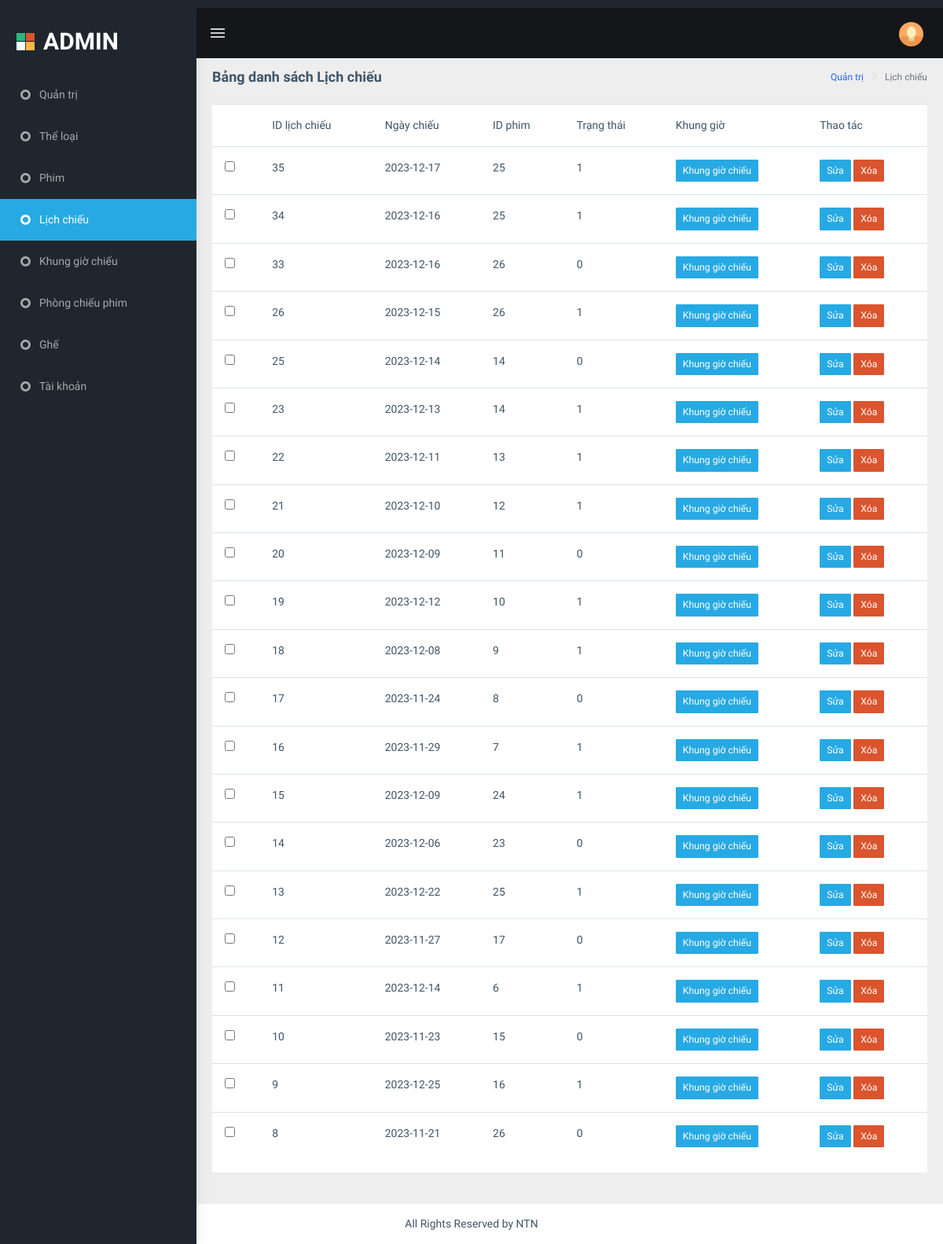
The app's page /admin/index.php?act=list_lichchieu with its own data.
### tables this page shows
CREATE TABLE `lich_chieu` (
  `id` int(11) NOT NULL,
  `idphim` int(11) NOT NULL,
  `ngay_chieu` date NOT NULL,
  `trang_thai` tinyint(3) NOT NULL
);

### admin/models/pdo.php (called while the page is built, shortened)
<?php
function pdo_get_connection(){
    $dburl = "mysql:host=localhost;dbname=duan11;charset=utf8";
    $username = 'root';
    $password = '';
    $conn = new PDO($dburl, $username, $password);
    $conn->setAttribute(PDO::ATTR_ERRMODE, PDO::ERRMODE_EXCEPTION);
    return $conn;
}
function pdo_query($sql){
    $sql_args = array_slice(func_get_args(), 1);
    try{
        $conn = pdo_get_connection();
        $stmt = $conn->prepare($sql);
        $stmt->execute($sql_args);
        $rows = $stmt->fetchAll();
        return $rows;
    }
    catch(PDOException $e){
        throw $e;
    }
    finally{
        unset($conn);
    }
}

### admin/models/lichchieu.php (called while the page is built, shortened)
<?php
        function loadall_lichchieu(){
            $sql="SELECT * FROM lich_chieu order by id desc";
            $listlichchieu = pdo_query($sql);
            return $listlichchieu;
        }
?>

### admin/lich_chieu/list.php (the view)
<div class="page-wrapper">
            <div class="page-breadcrumb">
                <div class="row">
                    <div class="col-12 d-flex no-block align-items-center">
                        <h4 class="page-title">Bảng danh sách Lịch chiếu</h4>
                        <div class="ml-auto text-right">
                            <nav aria-label="breadcrumb">
                                <ol class="breadcrumb">
                                    <li class="breadcrumb-item"><a href="#">Quản trị</a></li>
                                    <li class="breadcrumb-item active" aria-current="page">Lịch chiếu</li>
                                </ol>
                            </nav>
                        </div>
                    </div>
                </div>
            </div>
            <div class="container-fluid">
                <div class="row">
                    <div class="col-12">
                        <div class="card">
                            <table class="table">
                            <tr>
                                <th></th>
                                <th>ID lịch chiếu</th>
                                <th>Ngày chiếu</th>
                                <th>ID phim</th>
                                <th>Trạng thái</th>
                                <th>Khung giờ</th>
                                <th>Thao tác</th>
                            </tr>
                            <?php
                                foreach($listlichchieu as $lichchieu){
                                    extract($lichchieu);
                                    $sualich="index.php?act=sualich&id=".$id;
                                    $xoalich="index.php?act=xoalich&id=".$id;
                                    $tao_gio = "index.php?act=tao_gio&id=" . $id;
                                    echo '<tr>
                                        <td><input type="checkbox" name="" id=""></td>
                                        <td>'.$id.'</td>
                                        <td>'.$ngay_chieu.'</td>
                                        <td>'.$idphim.'</td>
                                        <td>'.$trang_thai.'</td>
                                        <td><a href="'.$tao_gio.'"><input type="button" class="btn btn-cyan btn-sm" value="Khung giờ chiếu" ></a></td>
                                        <td><a href="'.$sualich.'"><input type="button" class="btn btn-cyan btn-sm" value="Sửa" ></a>
                                        <a onclick="'."return confirm('Bạn có muốn xóa?')".'" href="'.$xoalich.'"><input type="button" value="Xóa" class="btn btn-danger btn-sm"></a></td>
                                    </tr>
                                    ';
                                }
                            ?>
                            </table>
                        </div>
                    </div>
                    </div>
                </div>
            </div>

### records on screen
lich_chieu: id "35", ngay_chieu "2023-12-17", idphim "25", trang_thai "1"
lich_chieu: id "34", ngay_chieu "2023-12-16", idphim "25", trang_thai "1"
lich_chieu: id "33", ngay_chieu "2023-12-16", idphim "26", trang_thai "0"
lich_chieu: id "26", ngay_chieu "2023-12-15", idphim "26", trang_thai "1"
lich_chieu: id "25", ngay_chieu "2023-12-14", idphim "14", trang_thai "0"
lich_chieu: id "23", ngay_chieu "2023-12-13", idphim "14", trang_thai "1"
lich_chieu: id "22", ngay_chieu "2023-12-11", idphim "13", trang_thai "1"
lich_chieu: id "21", ngay_chieu "2023-12-10", idphim "12", trang_thai "1"
lich_chieu: id "20", ngay_chieu "2023-12-09", idphim "11", trang_thai "0"
lich_chieu: id "19", ngay_chieu "2023-12-12", idphim "10", trang_thai "1"
lich_chieu: id "18", ngay_chieu "2023-12-08", idphim "9", trang_thai "1"
lich_chieu: id "17", ngay_chieu "2023-11-24", idphim "8", trang_thai "0"
lich_chieu: id "16", ngay_chieu "2023-11-29", idphim "7", trang_thai "1"
lich_chieu: id "15", ngay_chieu "2023-12-09", idphim "24", trang_thai "1"
lich_chieu: id "14", ngay_chieu "2023-12-06", idphim "23", trang_thai "0"
lich_chieu: id "13", ngay_chieu "2023-12-22", idphim "25", trang_thai "1"
lich_chieu: id "12", ngay_chieu "2023-11-27", idphim "17", trang_thai "0"
lich_chieu: id "11", ngay_chieu "2023-12-14", idphim "6", trang_thai "1"
lich_chieu: id "10", ngay_chieu "2023-11-23", idphim "15", trang_thai "0"
lich_chieu: id "9", ngay_chieu "2023-12-25", idphim "16", trang_thai "1"
lich_chieu: id "8", ngay_chieu "2023-11-21", idphim "26", trang_thai "0"
